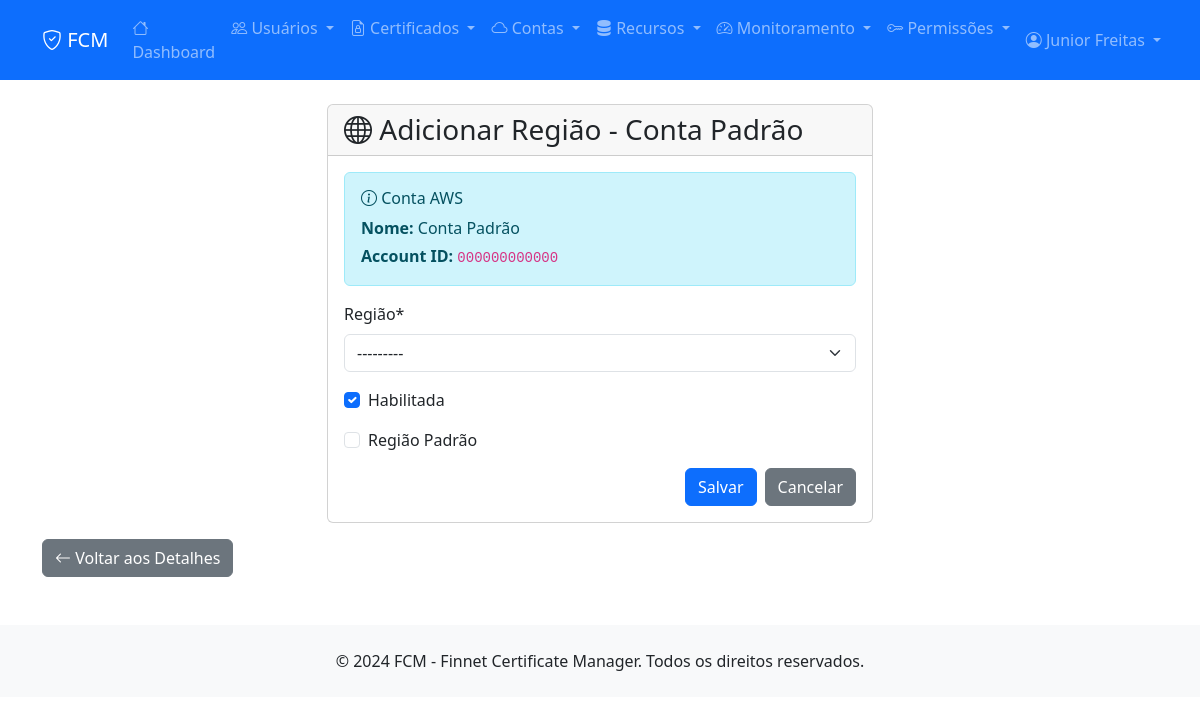
Screenshot of /accounts/default-account/regions/create/ (signed in) with the database file from the repository.
### apps/users/models.py (models this page shows, shortened)
class User(AbstractUser):
    STATUS_CHOICES = [
        (0, 'Ativo'),
        (1, 'Inativo'),
    ]
    id = models.CharField(max_length=255, primary_key=True)
    nome = models.CharField(max_length=255, verbose_name='Nome')
    email = models.EmailField(unique=True, verbose_name='Email')
    status = models.IntegerField(choices=STATUS_CHOICES, default=0, verbose_name='Status')
    data_cad = models.DateTimeField(default=timezone.now, verbose_name='Data de Cadastro')
    usu_cad = models.CharField(max_length=255, verbose_name='Usuário de Cadastro', blank=True)
    data_atu = models.DateTimeField(null=True, blank=True, verbose_name='Data de Atualização')
    usu_atu = models.CharField(max_length=255, null=True, blank=True, verbose_name='Usuário de Atualização')
    username = None
    first_name = None
    last_name = None
    USERNAME_FIELD = 'email'
    REQUIRED_FIELDS = ['nome']
    objects = UserManager()
    class Meta:
        db_table = 'users'
        verbose_name = 'Usuário'
        verbose_name_plural = 'Usuários'

### apps/accounts/models.py (models this page shows, shortened)
class Account(models.Model):
    STATUS_CHOICES = [
        (0, 'Ativa'),
        (1, 'Inativa'),
        (2, 'Suspensa'),
        (3, 'Em Validação'),
        (4, 'Erro de Conexão'),
    ]
    ACCOUNT_TYPE_CHOICES = [
        ('root', 'Root Account'),
        ('iam', 'IAM User'),
        ('role', 'IAM Role'),
        ('federated', 'Federated User'),
    ]
    AWS_REGIONS = [
        ('us-east-1', 'US East (N. Virginia)'),
        ('us-east-2', 'US East (Ohio)'),
        ('us-west-1', 'US West (N. California)'),
        ('us-west-2', 'US West (Oregon)'),
        ('eu-west-1', 'Europe (Ireland)'),
        ('eu-west-2', 'Europe (London)'),
        ('eu-west-3', 'Europe (Paris)'),
        ('eu-central-1', 'Europe (Frankfurt)'),
        ('ap-southeast-1', 'Asia Pacific (Singapore)'),
        ('ap-southeast-2', 'Asia Pacific (Sydney)'),
        ('ap-northeast-1', 'Asia Pacific (Tokyo)'),
        ('ap-south-1', 'Asia Pacific (Mumbai)'),
        ('sa-east-1', 'South America (São Paulo)'),
        ('ca-central-1', 'Canada (Central)'),
    ]
    id = models.CharField(max_length=255, primary_key=True)
    nome = models.CharField(max_length=255, verbose_name='Nome da Conta')
    descricao = models.TextField(blank=True, null=True, verbose_name='Descrição')
    account_id = models.CharField(
        max_length=12,
        unique=True,
        verbose_name='AWS Account ID',
        validators=[RegexValidator(r'^\d{12}$', 'Account ID deve ter 12 dígitos')]
    )
    account_type = models.CharField(
        max_length=20,
        choices=ACCOUNT_TYPE_CHOICES,
        default='iam',
        verbose_name='Tipo de Conta'
    )
    access_key_id = models.CharField(max_length=255, verbose_name='Access Key ID')
    secret_access_key = models.TextField(verbose_name='Secret Access Key')  # Será criptografado
    session_token = models.TextField(blank=True, null=True, verbose_name='Session Token')  # Para roles temporários
    default_region = models.CharField(
        max_length=20,
        choices=AWS_REGIONS,
        default='us-east-1',
        verbose_name='Região Padrão'
    )
    enabled_regions = models.JSONField(
        default=list,
        blank=True,
        verbose_name='Regiões Habilitadas',
        help_text='Lista de regiões onde a conta pode operar'
    )
    status = models.IntegerField(choices=STATUS_CHOICES, default=3, verbose_name='Status')
    is_validated = models.BooleanField(default=False, verbose_name='Validada')
    last_validation = models.DateTimeField(null=True, blank=True, verbose_name='Última Validação')
    validation_error = models.TextField(blank=True, null=True, verbose_name='Erro de Validação')
    account_alias = models.CharField(max_length=255, blank=True, null=True, verbose_name='Alias da Conta')
    account_email = models.EmailField(blank=True, null=True, verbose_name='Email da Conta')
    organization_id = models.CharField(max_length=255, blank=True, null=True, verbose_name='Organization ID')
    max_instances = models.IntegerField(default=20, verbose_name='Máximo de Instâncias')
    max_storage_gb = models.IntegerField(default=1000, verbose_name='Máximo de Storage (GB)')
    monthly_budget_usd = models.DecimalField(
        max_digits=10,
        decimal_places=2,
        null=True,
        blank=True,
        verbose_name='Orçamento Mensal (USD)'
    )
    tags = models.JSONField(default=dict, blank=True, verbose_name='Tags')
    data_cad = models.DateTimeField(default=timezone.now, verbose_name='Data de Cadastro')
    usu_cad = models.CharField(max_length=255, verbose_name='Usuário de Cadastro')
    data_atu = models.DateTimeField(null=True, blank=True, verbose_name='Data de Atualização')
    usu_atu = models.CharField(max_length=255, null=True, blank=True, verbose_name='Usuário de Atualização')
    class Meta:
        db_table = 'accounts'
        verbose_name = 'Conta AWS'
        verbose_name_plural = 'Contas AWS'
        ordering = ['nome']

class AccountRegion(models.Model):
    id = models.CharField(max_length=255, primary_key=True)
    account = models.ForeignKey(Account, on_delete=models.CASCADE, related_name='regions')
    region_code = models.CharField(max_length=20, choices=Account.AWS_REGIONS, verbose_name='Região')
    is_enabled = models.BooleanField(default=True, verbose_name='Habilitada')
    is_default = models.BooleanField(default=False, verbose_name='Região Padrão')
    data_cad = models.DateTimeField(default=timezone.now, verbose_name='Data de Cadastro')
    usu_cad = models.CharField(max_length=255, verbose_name='Usuário de Cadastro')
    class Meta:
        db_table = 'account_regions'
        verbose_name = 'Região da Conta'
        verbose_name_plural = 'Regiões das Contas'
        unique_together = ['account', 'region_code']

### apps/accounts/views.py (the view)
# urls.py: path('<str:account_id>/regions/create/', views.region_create, name='region_create'),
@login_required
def region_create(request, account_id):
    account = get_object_or_404(Account, id=account_id)
    if request.method == 'POST':
        form = AccountRegionForm(request.POST, account=account, user=request.user)
        if form.is_valid():
            try:
                region = form.save()
                messages.success(request, f'Região {region.get_region_code_display()} adicionada com sucesso!')
                return redirect('accounts:detail', account_id=account.id)
            except Exception as e:
                logger.error(f"Erro ao adicionar região: {str(e)}")
                messages.error(request, f'Erro ao adicionar região: {str(e)}')
    else:
        form = AccountRegionForm(account=account, user=request.user)
    context = {
        'form': form,
        'account': account,
        'title': f'Adicionar Região - {account.nome}'
    }
    return render(request, 'accounts/region_form.html', context)

### apps/accounts/forms.py (shortened to what this page needs)
class AccountRegionForm(forms.ModelForm):
    class Meta:
        model = AccountRegion
        fields = ['region_code', 'is_enabled', 'is_default']
        widgets = {
            'region_code': forms.Select(attrs={'class': 'form-select'}),
            'is_enabled': forms.CheckboxInput(attrs={'class': 'form-check-input'}),
            'is_default': forms.CheckboxInput(attrs={'class': 'form-check-input'}),
        }
    def __init__(self, *args, **kwargs):
        self.account = kwargs.pop('account', None)
        self.user = kwargs.pop('user', None)
        super().__init__(*args, **kwargs)
        self.helper = FormHelper()
        self.helper.form_method = 'post'
        self.helper.layout = Layout(
            Field('region_code', css_class='mb-3'),
            Field('is_enabled', css_class='mb-3'),
            Field('is_default', css_class='mb-3'),
            Div(
                Submit('submit', 'Salvar', css_class='btn btn-primary me-2'),
                HTML('<a href="{% url \'accounts:detail\' account.id %}" class="btn btn-secondary">Cancelar</a>'),
                css_class='d-flex justify-content-end'
            )
        )

### templates/accounts/region_form.html (shortened to what this page needs)
{% extends 'base.html' %}
{% load crispy_forms_tags %}
{% block content %}
<div class="row justify-content-center">
    <div class="col-md-6">
        <div class="card">
            <div class="card-header">
                <h3 class="mb-0">
                    <i class="bi bi-globe"></i> {{ title }}
                </h3>
            </div>
            <div class="card-body">
                <div class="alert alert-info" role="alert">
                    <h6 class="alert-heading"><i class="bi bi-info-circle"></i> Conta AWS</h6>
                    <p class="mb-1"><strong>Nome:</strong> {{ account.nome }}</p>
                    <p class="mb-0"><strong>Account ID:</strong> <code>{{ account.account_id }}</code></p>
                </div>
                <form method="post">
                    {% crispy form %}
                </form>
            </div>
        </div>
    </div>
</div>
<div class="row mt-3">
    <div class="col-12">
        <a href="{% url 'accounts:detail' account.id %}" class="btn btn-secondary">
            <i class="bi bi-arrow-left"></i> Voltar aos Detalhes
        </a>
    </div>
</div>
{% endblock %}

### templates/base.html (shortened to what this page needs)
<!DOCTYPE html>
<html lang="pt-br">
<head>
    <link href="https://cdn.jsdelivr.net/npm/bootstrap@5.3.0/dist/css/bootstrap.min.css" rel="stylesheet">
    <link href="https://cdn.jsdelivr.net/npm/bootstrap-icons@1.10.0/font/bootstrap-icons.css" rel="stylesheet">
    <link href="https://cdnjs.cloudflare.com/ajax/libs/font-awesome/6.4.0/css/all.min.css" rel="stylesheet">
</head>
<body>
    <nav class="navbar navbar-expand-lg navbar-dark bg-primary">
        <div class="container">
            <a class="navbar-brand" href="{% url 'dashboard' %}">
                <i class="bi bi-shield-check"></i> FCM
            </a>
            <div class="collapse navbar-collapse" id="navbarNav">
                <ul class="navbar-nav me-auto">
                    <li class="nav-item">
                        <a class="nav-link" href="{% url 'dashboard' %}">
                            <i class="bi bi-house"></i> Dashboard
                        </a>
                    </li>
                    <li class="nav-item dropdown">
                        <a class="nav-link dropdown-toggle" href="#" role="button" data-bs-toggle="dropdown">
                            <i class="bi bi-people"></i> Usuários
                        </a>
                    </li>
                    <li class="nav-item dropdown">
                        <a class="nav-link dropdown-toggle" href="#" role="button" data-bs-toggle="dropdown">
                            <i class="bi bi-file-earmark-lock"></i> Certificados
                        </a>
                    </li>
                    <li class="nav-item dropdown">
                        <a class="nav-link dropdown-toggle" href="#" role="button" data-bs-toggle="dropdown">
                            <i class="bi bi-cloud"></i> Contas
                        </a>
                    </li>
                    <li class="nav-item dropdown">
                        <a class="nav-link dropdown-toggle" href="#" role="button" data-bs-toggle="dropdown">
                            <i class="bi bi-server"></i> Recursos
                        </a>
                    </li>
                    <li class="nav-item dropdown">
                        <a class="nav-link dropdown-toggle" href="#" role="button" data-bs-toggle="dropdown">
                            <i class="bi bi-speedometer2"></i> Monitoramento
                        </a>
                    </li>
                    <li class="nav-item dropdown">
                        <a class="nav-link dropdown-toggle" href="#" role="button" data-bs-toggle="dropdown">
                            <i class="bi bi-key"></i> Permissões
                        </a>
                    </li>
                </ul>
                <ul class="navbar-nav">
                    {% if user.is_authenticated %}
                        <li class="nav-item dropdown">
                            <a class="nav-link dropdown-toggle" href="#" role="button" data-bs-toggle="dropdown">
                                <i class="bi bi-person-circle"></i> {{ user.nome|default:user.email }}
                            </a>
                        </li>
                    {% else %}
                        <li class="nav-item">
                            <a class="nav-link" href="{% url 'login' %}">
                                <i class="bi bi-box-arrow-in-right"></i> Entrar
                            </a>
                        </li>
                    {% endif %}
                </ul>
            </div>
        </div>
    </nav>
    <main class="container my-4">
        {% block content %}{% endblock %}
    </main>
    <footer class="bg-light py-4 mt-5">
        <div class="container text-center">
            <p class="mb-0">&copy; 2024 FCM - Finnet Certificate Manager. Todos os direitos reservados.</p>
        </div>
    </footer>
</body>
</html>

### rows the page displays
User: nome "Junior Freitas"
Account: nome "Conta Padrão", account_id "000000000000"

### other values shown
{{ title }} "Adicionar Região - Conta Padrão"
